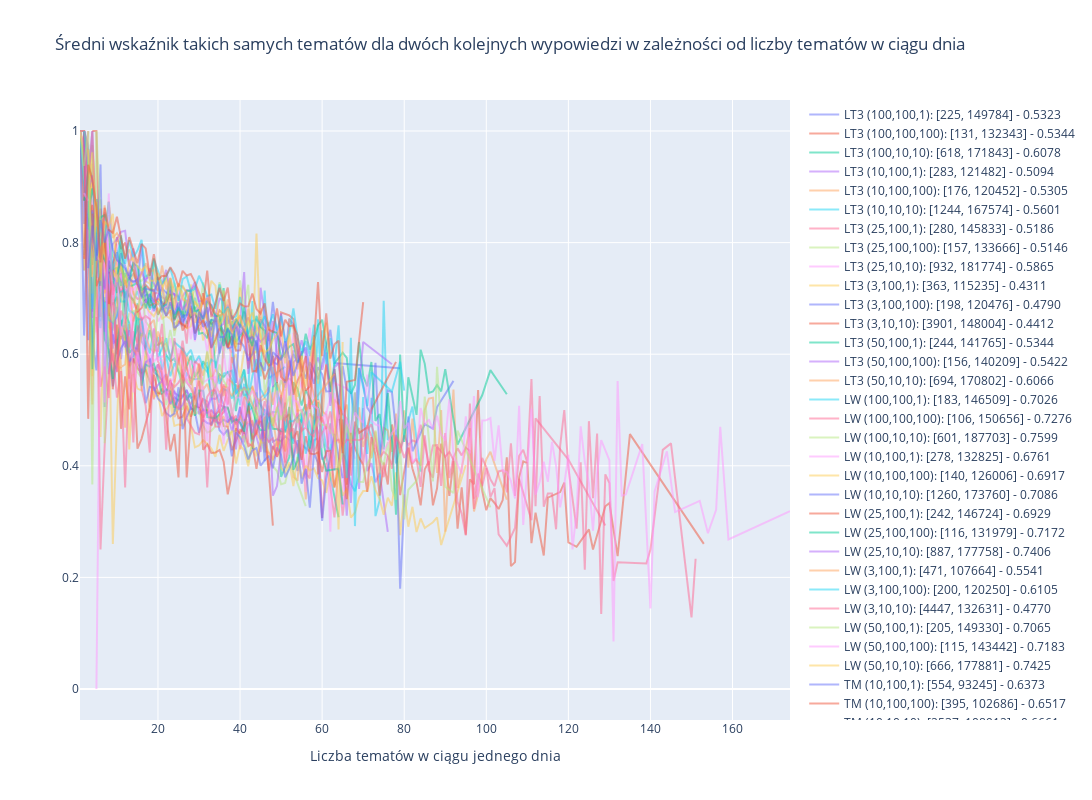

Here is the notebook cell this chart was saved with:
### Code cell
fig = go.Figure()

for topics_file in tqdm(glob(model_path + 'topics/*/*')):
    emb_model, n_neighbors, min_cluster_size, min_samples = re.search(r"topics\/(.+)\/(\d+)_(\d+)_(\d+).pkl", topics_file).groups()
    topics = pickle.load(open(topics_file, 'rb'))

    df_score, score = score_topics(df, topics)
    
    topics, counts = np.unique(topics, return_counts=True)

    score_mean = df_score.groupby(by='tematy').agg('mean')

    fig.add_trace(go.Scatter(x=score_mean.index, y=score_mean['wynik'], opacity=0.5,
        name='{} ({},{},{}): [{}, {}] - {:.4f}'.format(emb_model, n_neighbors, min_cluster_size, min_samples, len(topics), counts[np.where(topics == -1)][0], score)))

fig.update_layout(
    title_text= 'Średni wskaźnik takich samych tematów dla dwóch kolejnych wypowiedzi w zależności od liczby tematów w ciągu dnia',
    width=1600,
    height=800
)
fig.update_xaxes(title_text="Liczba tematów w ciągu jednego dnia")
fig.show()
